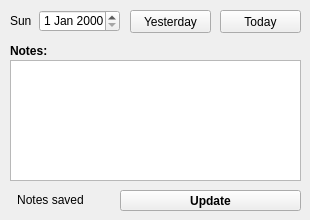
              <widget class="QWidget" name="tab_1">
               <attribute name="title">
                <string>Specific Day</string>
               </attribute>
               <widget class="QDateEdit" name="t1_specificday_dateEdit">
                <property name="geometry">
                 <rect>
                  <x>39</x>
                  <y>10</y>
                  <width>81</width>
                  <height>22</height>
                 </rect>
                </property>
                <property name="alignment">
                 <set>Qt::AlignCenter</set>
                </property>
               </widget>
               <widget class="QPushButton" name="t1_today_pushButton">
                <property name="geometry">
                 <rect>
                  <x>220</x>
                  <y>10</y>
                  <width>81</width>
                  <height>23</height>
                 </rect>
                </property>
                <property name="text">
                 <string>Today</string>
                </property>
               </widget>
               <widget class="QPushButton" name="t1_yesterday_pushButton">
                <property name="geometry">
                 <rect>
                  <x>130</x>
                  <y>10</y>
                  <width>81</width>
                  <height>23</height>
                 </rect>
                </property>
                <property name="text">
                 <string>Yesterday</string>
                </property>
               </widget>
               <widget class="QPushButton" name="t1_update_pushButton">
                <property name="geometry">
                 <rect>
                  <x>120</x>
                  <y>190</y>
                  <width>181</width>
                  <height>21</height>
                 </rect>
                </property>
                <property name="font">
                 <font>
                  <weight>75</weight>
                  <bold>true</bold>
                 </font>
                </property>
                <property name="text">
                 <string>Update</string>
                </property>
                <property name="shortcut">
                 <string>Return</string>
                </property>
               </widget>
               <widget class="QLabel" name="t1_specificweekday_label">
                <property name="geometry">
                 <rect>
                  <x>10</x>
                  <y>10</y>
                  <width>21</width>
                  <height>21</height>
                 </rect>
                </property>
                <property name="text">
                 <string>Sun</string>
                </property>
               </widget>
               <widget class="QLabel" name="t1_specificweekday_label_2">
                <property name="geometry">
                 <rect>
                  <x>10</x>
                  <y>40</y>
                  <width>91</width>
                  <height>21</height>
                 </rect>
                </property>
                <property name="font">
                 <font>
                  <weight>75</weight>
                  <bold>true</bold>
                 </font>
                </property>
                <property name="text">
                 <string>Notes:</string>
                </property>
               </widget>
               <widget class="QPlainTextEdit" name="plainTextEdit">
                <property name="geometry">
                 <rect>
                  <x>10</x>
                  <y>60</y>
                  <width>291</width>
                  <height>121</height>
                 </rect>
                </property>
               </widget>
               <widget class="QPushButton" name="t1_save_pushButton">
                <property name="enabled">
                 <bool>false</bool>
                </property>
                <property name="geometry">
                 <rect>
                  <x>10</x>
                  <y>190</y>
                  <width>81</width>
                  <height>21</height>
                 </rect>
                </property>
                <property name="font">
                 <font>
                  <weight>50</weight>
                  <bold>false</bold>
                 </font>
                </property>
                <property name="text">
                 <string>Save Notes</string>
                </property>
               </widget>
               <widget class="QLabel" name="saved_label">
                <property name="enabled">
                 <bool>true</bool>
                </property>
                <property name="geometry">
                 <rect>
                  <x>10</x>
                  <y>190</y>
                  <width>81</width>
                  <height>21</height>
                 </rect>
                </property>
                <property name="autoFillBackground">
                 <bool>true</bool>
                </property>
                <property name="frameShape">
                 <enum>QFrame::NoFrame</enum>
                </property>
                <property name="frameShadow">
                 <enum>QFrame::Plain</enum>
                </property>
                <property name="text">
                 <string>Notes saved</string>
                </property>
                <property name="textFormat">
                 <enum>Qt::RichText</enum>
                </property>
                <property name="alignment">
                 <set>Qt::AlignCenter</set>
                </property>
               </widget>
              </widget>
